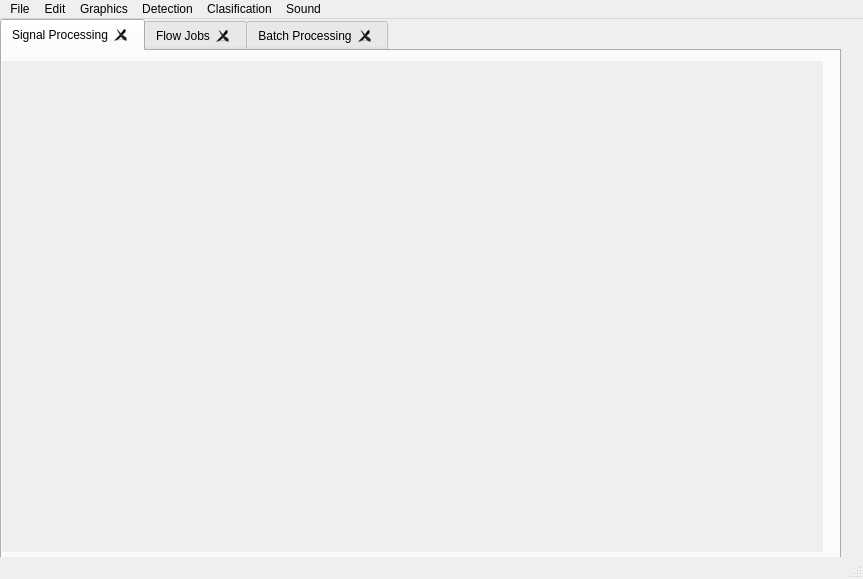
<?xml version="1.0" encoding="UTF-8"?>
<ui version="4.0">
 <class>MainWindow</class>
 <widget class="QMainWindow" name="MainWindow">
  <property name="geometry">
   <rect>
    <x>0</x>
    <y>0</y>
    <width>863</width>
    <height>579</height>
   </rect>
  </property>
  <property name="windowTitle">
   <string>Duetto</string>
  </property>
  <property name="windowOpacity">
   <double>1.000000000000000</double>
  </property>
  <property name="toolTip">
   <string/>
  </property>
  <property name="layoutDirection">
   <enum>Qt::LeftToRight</enum>
  </property>
  <widget class="QWidget" name="centralwidget">
   <widget class="QWidget" name="verticalLayoutWidget">
    <property name="geometry">
     <rect>
      <x>0</x>
      <y>0</y>
      <width>841</width>
      <height>561</height>
     </rect>
    </property>
    <layout class="QVBoxLayout" name="verticalLayout">
     <property name="sizeConstraint">
      <enum>QLayout::SetMaximumSize</enum>
     </property>
     <item>
      <widget class="QTabWidget" name="tabWidget">
       <property name="sizePolicy">
        <sizepolicy hsizetype="Expanding" vsizetype="Expanding">
         <horstretch>0</horstretch>
         <verstretch>0</verstretch>
        </sizepolicy>
       </property>
       <property name="acceptDrops">
        <bool>true</bool>
       </property>
       <property name="autoFillBackground">
        <bool>true</bool>
       </property>
       <property name="tabPosition">
        <enum>QTabWidget::North</enum>
       </property>
       <property name="tabShape">
        <enum>QTabWidget::Rounded</enum>
       </property>
       <property name="currentIndex">
        <number>0</number>
       </property>
       <property name="iconSize">
        <size>
         <width>20</width>
         <height>20</height>
        </size>
       </property>
       <property name="elideMode">
        <enum>Qt::ElideLeft</enum>
       </property>
       <property name="usesScrollButtons">
        <bool>false</bool>
       </property>
       <property name="tabsClosable">
        <bool>true</bool>
       </property>
       <property name="movable">
        <bool>true</bool>
       </property>
       <widget class="QWidget" name="tab">
        <attribute name="icon">
         <iconset>
          <normalon>:/UI Files/resources/SignalProcessing.ico</normalon>
         </iconset>
        </attribute>
        <attribute name="title">
         <string>Signal Processing</string>
        </attribute>
        <widget class="QSignalVisualizerWidget" name="signalVisualizer" native="true">
         <property name="geometry">
          <rect>
           <x>0</x>
           <y>10</y>
           <width>821</width>
           <height>491</height>
          </rect>
         </property>
         <property name="sizePolicy">
          <sizepolicy hsizetype="Expanding" vsizetype="Expanding">
           <horstretch>0</horstretch>
           <verstretch>0</verstretch>
          </sizepolicy>
         </property>
         <property name="sizeIncrement">
          <size>
           <width>2</width>
           <height>2</height>
          </size>
         </property>
         <property name="contextMenuPolicy">
          <enum>Qt::ActionsContextMenu</enum>
         </property>
         <property name="acceptDrops">
          <bool>true</bool>
         </property>
         <property name="layoutDirection">
          <enum>Qt::LeftToRight</enum>
         </property>
         <property name="autoFillBackground">
          <bool>true</bool>
         </property>
        </widget>
       </widget>
       <widget class="QWidget" name="tab_2">
        <attribute name="icon">
         <iconset>
          <normalon>:/UI Files/resources/flow.ico</normalon>
         </iconset>
        </attribute>
        <attribute name="title">
         <string>Flow Jobs</string>
        </attribute>
       </widget>
       <widget class="QWidget" name="tab_3">
        <attribute name="icon">
         <iconset>
          <normalon>:/UI Files/resources/batch.ico</normalon>
         </iconset>
        </attribute>
        <attribute name="title">
         <string>Batch Processing</string>
        </attribute>
        <widget class="QGroupBox" name="groupBoxBatchProcess">
         <property name="geometry">
          <rect>
           <x>0</x>
           <y>0</y>
           <width>611</width>
           <height>451</height>
          </rect>
         </property>
         <property name="sizePolicy">
          <sizepolicy hsizetype="Expanding" vsizetype="Expanding">
           <horstretch>0</horstretch>
           <verstretch>0</verstretch>
          </sizepolicy>
         </property>
         <property name="title">
          <string/>
         </property>
         <widget class="QProgressBar" name="progressBar">
          <property name="geometry">
           <rect>
            <x>30</x>
            <y>420</y>
            <width>541</width>
            <height>23</height>
           </rect>
          </property>
          <property name="sizePolicy">
           <sizepolicy hsizetype="Expanding" vsizetype="Expanding">
            <horstretch>0</horstretch>
            <verstretch>0</verstretch>
           </sizepolicy>
          </property>
          <property name="value">
           <number>24</number>
          </property>
         </widget>
         <widget class="QLineEdit" name="lineEdit">
          <property name="geometry">
           <rect>
            <x>30</x>
            <y>50</y>
            <width>421</width>
            <height>31</height>
           </rect>
          </property>
          <property name="sizePolicy">
           <sizepolicy hsizetype="Expanding" vsizetype="Expanding">
            <horstretch>0</horstretch>
            <verstretch>0</verstretch>
           </sizepolicy>
          </property>
         </widget>
         <widget class="QLabel" name="label">
          <property name="geometry">
           <rect>
            <x>30</x>
            <y>20</y>
            <width>191</width>
            <height>16</height>
           </rect>
          </property>
          <property name="sizePolicy">
           <sizepolicy hsizetype="Expanding" vsizetype="Expanding">
            <horstretch>0</horstretch>
            <verstretch>0</verstretch>
           </sizepolicy>
          </property>
          <property name="font">
           <font>
            <family>Arial Unicode MS</family>
            <pointsize>10</pointsize>
           </font>
          </property>
          <property name="text">
           <string>Select the Path of the files</string>
          </property>
         </widget>
         <widget class="QPushButton" name="pushButton">
          <property name="geometry">
           <rect>
            <x>460</x>
            <y>50</y>
            <width>71</width>
            <height>31</height>
           </rect>
          </property>
          <property name="sizePolicy">
           <sizepolicy hsizetype="Expanding" vsizetype="Expanding">
            <horstretch>0</horstretch>
            <verstretch>0</verstretch>
           </sizepolicy>
          </property>
          <property name="text">
           <string>Process</string>
          </property>
         </widget>
         <widget class="QTextEdit" name="textEdit">
          <property name="geometry">
           <rect>
            <x>20</x>
            <y>100</y>
            <width>531</width>
            <height>301</height>
           </rect>
          </property>
          <property name="sizePolicy">
           <sizepolicy hsizetype="Expanding" vsizetype="Expanding">
            <horstretch>0</horstretch>
            <verstretch>0</verstretch>
           </sizepolicy>
          </property>
         </widget>
         <widget class="QScrollBar" name="verticalScrollBar">
          <property name="geometry">
           <rect>
            <x>550</x>
            <y>100</y>
            <width>16</width>
            <height>301</height>
           </rect>
          </property>
          <property name="orientation">
           <enum>Qt::Vertical</enum>
          </property>
         </widget>
        </widget>
       </widget>
      </widget>
     </item>
    </layout>
   </widget>
  </widget>
  <widget class="QMenuBar" name="menubar">
   <property name="geometry">
    <rect>
     <x>0</x>
     <y>0</y>
     <width>863</width>
     <height>22</height>
    </rect>
   </property>
   <widget class="QMenu" name="menuArchivo">
    <property name="windowOpacity">
     <double>1.000000000000000</double>
    </property>
    <property name="title">
     <string>File</string>
    </property>
    <addaction name="actionAbrir"/>
    <addaction name="separator"/>
    <addaction name="actionSave"/>
    <addaction name="actionSave_As"/>
    <addaction name="separator"/>
    <addaction name="actionClose"/>
    <addaction name="separator"/>
    <addaction name="actionExit"/>
    <addaction name="separator"/>
   </widget>
   <widget class="QMenu" name="menuEdicion">
    <property name="title">
     <string>Edit</string>
    </property>
    <addaction name="actionCortar"/>
    <addaction name="actionCopiar"/>
    <addaction name="actionPegar"/>
    <addaction name="separator"/>
    <addaction name="actionReverse"/>
    <addaction name="actionFilter"/>
    <addaction name="actionInsert_Silence"/>
    <addaction name="actionClear_Silence"/>
    <addaction name="separator"/>
    <addaction name="actionNormalize"/>
    <addaction name="actionScale"/>
   </widget>
   <widget class="QMenu" name="menuGraficar">
    <property name="title">
     <string>Graphics</string>
    </property>
    <addaction name="actionOpciones"/>
    <addaction name="actionRefresh_Signal"/>
    <addaction name="separator"/>
    <addaction name="actionZoom_IN"/>
    <addaction name="actionZoom_Out"/>
    <addaction name="actionZoom_None"/>
    <addaction name="separator"/>
   </widget>
   <widget class="QMenu" name="menuInferencia">
    <property name="title">
     <string>Detection</string>
    </property>
    <widget class="QMenu" name="menuSegment">
     <property name="title">
      <string>Segment</string>
     </property>
     <addaction name="actionUniform"/>
     <addaction name="actionPseudoUniform"/>
     <addaction name="actionNoiseDetection"/>
    </widget>
    <widget class="QMenu" name="menuElements">
     <property name="title">
      <string>Elements</string>
     </property>
     <addaction name="actionSimpleDetection"/>
     <addaction name="actionMinIntervalDetection"/>
     <addaction name="actionMergedIntervalsDetection"/>
    </widget>
    <addaction name="menuElements"/>
    <addaction name="menuSegment"/>
    <addaction name="actionPeaks"/>
    <addaction name="actionRms"/>
    <addaction name="actionMean"/>
   </widget>
   <widget class="QMenu" name="menuSound">
    <property name="title">
     <string>Clasification</string>
    </property>
    <addaction name="actionANN"/>
    <addaction name="actionHMM"/>
    <addaction name="actionDT"/>
    <addaction name="actionBayesian"/>
    <addaction name="actionMaxLikehood"/>
   </widget>
   <widget class="QMenu" name="menuSound_2">
    <property name="title">
     <string>Sound</string>
    </property>
    <addaction name="actionPlay"/>
    <addaction name="actionPause"/>
    <addaction name="actionStop"/>
    <addaction name="actionRecord"/>
   </widget>
   <addaction name="menuArchivo"/>
   <addaction name="menuEdicion"/>
   <addaction name="menuGraficar"/>
   <addaction name="menuInferencia"/>
   <addaction name="menuSound"/>
   <addaction name="menuSound_2"/>
  </widget>
  <widget class="QStatusBar" name="statusbar"/>
  <action name="actionAbrir">
   <property name="icon">
    <iconset>
     <normalon>:/UI Files/resources/fileopen.ico</normalon>
    </iconset>
   </property>
   <property name="text">
    <string>Open</string>
   </property>
   <property name="toolTip">
    <string>Open an audio file</string>
   </property>
   <property name="shortcut">
    <string>Ctrl+N</string>
   </property>
  </action>
  <action name="actionCortar">
   <property name="icon">
    <iconset>
     <normalon>:/UI Files/resources/cut.ico</normalon>
    </iconset>
   </property>
   <property name="text">
    <string>Cut</string>
   </property>
   <property name="toolTip">
    <string>Cut the selected piece</string>
   </property>
   <property name="shortcut">
    <string>Ctrl+X</string>
   </property>
  </action>
  <action name="actionCopiar">
   <property name="icon">
    <iconset>
     <normalon>:/UI Files/resources/copy.ico</normalon>
    </iconset>
   </property>
   <property name="text">
    <string>Copy</string>
   </property>
   <property name="shortcut">
    <string>Ctrl+C</string>
   </property>
  </action>
  <action name="actionPegar">
   <property name="icon">
    <iconset>
     <normalon>:/UI Files/resources/paste.ico</normalon>
    </iconset>
   </property>
   <property name="text">
    <string>Paste</string>
   </property>
   <property name="shortcut">
    <string>Ctrl+V</string>
   </property>
  </action>
  <action name="actionOpciones">
   <property name="icon">
    <iconset>
     <normalon>:/UI Files/resources/options.ico</normalon>
    </iconset>
   </property>
   <property name="text">
    <string>Options</string>
   </property>
  </action>
  <action name="actionSave">
   <property name="icon">
    <iconset>
     <normalon>:/UI Files/resources/save</normalon>
    </iconset>
   </property>
   <property name="text">
    <string>Save</string>
   </property>
   <property name="toolTip">
    <string>Saves the work</string>
   </property>
   <property name="shortcut">
    <string>Ctrl+G</string>
   </property>
   <property name="shortcutContext">
    <enum>Qt::WidgetShortcut</enum>
   </property>
  </action>
  <action name="actionExit">
   <property name="icon">
    <iconset>
     <normalon>:/UI Files/resources/exit.ico</normalon>
    </iconset>
   </property>
   <property name="text">
    <string>Exit</string>
   </property>
   <property name="toolTip">
    <string>Exit the program</string>
   </property>
   <property name="shortcut">
    <string>Esc</string>
   </property>
  </action>
  <action name="actionRefresh_Signal">
   <property name="icon">
    <iconset>
     <normalon>:/UI Files/resources/refresh.ico</normalon>
    </iconset>
   </property>
   <property name="text">
    <string>Refresh Signal</string>
   </property>
   <property name="shortcut">
    <string>Ctrl+R</string>
   </property>
  </action>
  <action name="actionZoom_IN">
   <property name="icon">
    <iconset>
     <normalon>:/UI Files/resources/zoomIn.ico</normalon>
    </iconset>
   </property>
   <property name="text">
    <string>Zoom In</string>
   </property>
   <property name="shortcut">
    <string>+</string>
   </property>
  </action>
  <action name="actionZoom_Out">
   <property name="icon">
    <iconset>
     <normalon>:/UI Files/resources/zoomOut.ico</normalon>
    </iconset>
   </property>
   <property name="text">
    <string>Zoom Out</string>
   </property>
   <property name="shortcut">
    <string>-</string>
   </property>
  </action>
  <action name="actionReverse">
   <property name="icon">
    <iconset>
     <normalon>:/UI Files/resources/reverse.ico</normalon>
    </iconset>
   </property>
   <property name="text">
    <string>Reverse</string>
   </property>
  </action>
  <action name="actionFilter">
   <property name="icon">
    <iconset>
     <normalon>:/UI Files/resources/filter.ico</normalon>
    </iconset>
   </property>
   <property name="text">
    <string>Filter</string>
   </property>
  </action>
  <action name="actionClear_Silence">
   <property name="text">
    <string>Clear/Silence</string>
   </property>
  </action>
  <action name="actionNormalize">
   <property name="text">
    <string>Normalize</string>
   </property>
  </action>
  <action name="actionPlay">
   <property name="icon">
    <iconset>
     <normalon>:/UI Files/resources/play.ico</normalon>
    </iconset>
   </property>
   <property name="text">
    <string>Play</string>
   </property>
  </action>
  <action name="actionRms">
   <property name="text">
    <string>RMS</string>
   </property>
  </action>
  <action name="actionEnvelope">
   <property name="text">
    <string>Envelope</string>
   </property>
  </action>
  <action name="actionMean">
   <property name="text">
    <string>Mean</string>
   </property>
  </action>
  <action name="actionUniform">
   <property name="text">
    <string>Uniform</string>
   </property>
  </action>
  <action name="actionPseudoUniform">
   <property name="text">
    <string>PseudoUniform</string>
   </property>
  </action>
  <action name="actionNoiseDetection">
   <property name="text">
    <string>Parametrized</string>
   </property>
  </action>
  <action name="actionPeaks">
   <property name="text">
    <string>Peaks</string>
   </property>
  </action>
  <action name="actionSave_As">
   <property name="text">
    <string>Save As</string>
   </property>
   <property name="shortcut">
    <string>Ctrl+A</string>
   </property>
  </action>
  <action name="actionClose">
   <property name="text">
    <string>Close</string>
   </property>
  </action>
  <action name="actionInsert_Silence">
   <property name="text">
    <string>Insert Silence</string>
   </property>
  </action>
  <action name="actionZoom_None">
   <property name="icon">
    <iconset>
     <normalon>:/UI Files/resources/zoomNone.ico</normalon>
    </iconset>
   </property>
   <property name="text">
    <string>Zoom None</string>
   </property>
  </action>
  <action name="actionPause">
   <property name="icon">
    <iconset>
     <normalon>:/UI Files/resources/pause.ico</normalon>
    </iconset>
   </property>
   <property name="text">
    <string>Pause</string>
   </property>
  </action>
  <action name="actionStop">
   <property name="icon">
    <iconset>
     <normalon>:/UI Files/resources/stop.ico</normalon>
    </iconset>
   </property>
   <property name="text">
    <string>Stop</string>
   </property>
  </action>
  <action name="actionScale">
   <property name="text">
    <string>Scale</string>
   </property>
  </action>
  <action name="actionDeselect">
   <property name="icon">
    <iconset>
     <normalon>:/UI Files/resources/deselect.ico</normalon>
    </iconset>
   </property>
   <property name="text">
    <string>Deselect</string>
   </property>
   <property name="shortcut">
    <string>Ctrl+D</string>
   </property>
  </action>
  <action name="actionChangePlayStatus">
   <property name="text">
    <string>ChangePlayStatus</string>
   </property>
   <property name="shortcut">
    <string>Space</string>
   </property>
  </action>
  <action name="actionRecord">
   <property name="text">
    <string>Record</string>
   </property>
  </action>
  <action name="actionANN">
   <property name="text">
    <string>ANN</string>
   </property>
  </action>
  <action name="actionHMM">
   <property name="text">
    <string>HMM</string>
   </property>
  </action>
  <action name="actionDT">
   <property name="text">
    <string>DT</string>
   </property>
  </action>
  <action name="actionBayesian">
   <property name="text">
    <string>Bayesian</string>
   </property>
  </action>
  <action name="actionMaxLikehood">
   <property name="text">
    <string>MaxLikehood</string>
   </property>
  </action>
  <action name="actionSimpleDetection">
   <property name="text">
    <string>SimpleDetection</string>
   </property>
  </action>
  <action name="actionMinIntervalDetection">
   <property name="text">
    <string>MinIntervalDetection</string>
   </property>
  </action>
  <action name="actionMergedIntervalsDetection">
   <property name="text">
    <string>MergedIntervalsDetection</string>
   </property>
  </action>
 </widget>
 <customwidgets>
  <customwidget>
   <class>QSignalVisualizerWidget</class>
   <extends>QWidget</extends>
   <header>QSignalVisualizerWidget</header>
   <container>1</container>
  </customwidget>
 </customwidgets>
 <resources>
  <include location="resources/resources.qrc"/>
 </resources>
 <connections>
  <connection>
   <sender>actionExit</sender>
   <signal>triggered()</signal>
   <receiver>MainWindow</receiver>
   <slot>close()</slot>
   <hints>
    <hint type="sourcelabel">
     <x>-1</x>
     <y>-1</y>
    </hint>
    <hint type="destinationlabel">
     <x>382</x>
     <y>297</y>
    </hint>
   </hints>
  </connection>
  <connection>
   <sender>actionAbrir</sender>
   <signal>triggered()</signal>
   <receiver>MainWindow</receiver>
   <slot>openEvent()</slot>
   <hints>
    <hint type="sourcelabel">
     <x>-1</x>
     <y>-1</y>
    </hint>
    <hint type="destinationlabel">
     <x>102</x>
     <y>0</y>
    </hint>
   </hints>
  </connection>
  <connection>
   <sender>actionSave</sender>
   <signal>triggered()</signal>
   <receiver>MainWindow</receiver>
   <slot>saveEvent()</slot>
   <hints>
    <hint type="sourcelabel">
     <x>-1</x>
     <y>-1</y>
    </hint>
    <hint type="destinationlabel">
     <x>330</x>
     <y>297</y>
    </hint>
   </hints>
  </connection>
  <connection>
   <sender>actionCortar</sender>
   <signal>triggered()</signal>
   <receiver>MainWindow</receiver>
   <slot>cut()</slot>
   <hints>
    <hint type="sourcelabel">
     <x>-1</x>
     <y>-1</y>
    </hint>
    <hint type="destinationlabel">
     <x>330</x>
     <y>297</y>
    </hint>
   </hints>
  </connection>
  <connection>
   <sender>actionCopiar</sender>
   <signal>triggered()</signal>
   <receiver>MainWindow</receiver>
   <slot>copy()</slot>
   <hints>
    <hint type="sourcelabel">
     <x>-1</x>
     <y>-1</y>
    </hint>
    <hint type="destinationlabel">
     <x>330</x>
     <y>297</y>
    </hint>
   </hints>
  </connection>
  <connection>
   <sender>actionPegar</sender>
   <signal>triggered()</signal>
   <receiver>MainWindow</receiver>
   <slot>paste()</slot>
   <hints>
    <hint type="sourcelabel">
     <x>-1</x>
     <y>-1</y>
    </hint>
    <hint type="destinationlabel">
     <x>330</x>
     <y>297</y>
    </hint>
   </hints>
  </connection>
  <connection>
   <sender>actionOpciones</sender>
   <signal>triggered()</signal>
   <receiver>MainWindow</receiver>
   <slot>options()</slot>
   <hints>
    <hint type="sourcelabel">
     <x>-1</x>
     <y>-1</y>
    </hint>
    <hint type="destinationlabel">
     <x>334</x>
     <y>309</y>
    </hint>
   </hints>
  </connection>
  <connection>
   <sender>actionRefresh_Signal</sender>
   <signal>triggered()</signal>
   <receiver>MainWindow</receiver>
   <slot>refreshSignal()</slot>
   <hints>
    <hint type="sourcelabel">
     <x>-1</x>
     <y>-1</y>
    </hint>
    <hint type="destinationlabel">
     <x>334</x>
     <y>309</y>
    </hint>
   </hints>
  </connection>
  <connection>
   <sender>actionZoom_IN</sender>
   <signal>triggered()</signal>
   <receiver>MainWindow</receiver>
   <slot>zoomIn()</slot>
   <hints>
    <hint type="sourcelabel">
     <x>-1</x>
     <y>-1</y>
    </hint>
    <hint type="destinationlabel">
     <x>371</x>
     <y>309</y>
    </hint>
   </hints>
  </connection>
  <connection>
   <sender>actionZoom_Out</sender>
   <signal>triggered()</signal>
   <receiver>MainWindow</receiver>
   <slot>zoomOut()</slot>
   <hints>
    <hint type="sourcelabel">
     <x>-1</x>
     <y>-1</y>
    </hint>
    <hint type="destinationlabel">
     <x>371</x>
     <y>309</y>
    </hint>
   </hints>
  </connection>
  <connection>
   <sender>actionReverse</sender>
   <signal>triggered()</signal>
   <receiver>MainWindow</receiver>
   <slot>reverse()</slot>
   <hints>
    <hint type="sourcelabel">
     <x>-1</x>
     <y>-1</y>
    </hint>
    <hint type="destinationlabel">
     <x>297</x>
     <y>177</y>
    </hint>
   </hints>
  </connection>
  <connection>
   <sender>actionClear_Silence</sender>
   <signal>triggered()</signal>
   <receiver>MainWindow</receiver>
   <slot>silence()</slot>
   <hints>
    <hint type="sourcelabel">
     <x>-1</x>
     <y>-1</y>
    </hint>
    <hint type="destinationlabel">
     <x>297</x>
     <y>177</y>
    </hint>
   </hints>
  </connection>
  <connection>
   <sender>actionNormalize</sender>
   <signal>triggered()</signal>
   <receiver>MainWindow</receiver>
   <slot>normalize()</slot>
   <hints>
    <hint type="sourcelabel">
     <x>-1</x>
     <y>-1</y>
    </hint>
    <hint type="destinationlabel">
     <x>297</x>
     <y>253</y>
    </hint>
   </hints>
  </connection>
  <connection>
   <sender>actionFilter</sender>
   <signal>triggered()</signal>
   <receiver>MainWindow</receiver>
   <slot>filter()</slot>
   <hints>
    <hint type="sourcelabel">
     <x>-1</x>
     <y>-1</y>
    </hint>
    <hint type="destinationlabel">
     <x>297</x>
     <y>253</y>
    </hint>
   </hints>
  </connection>
  <connection>
   <sender>actionPlay</sender>
   <signal>triggered()</signal>
   <receiver>MainWindow</receiver>
   <slot>play()</slot>
   <hints>
    <hint type="sourcelabel">
     <x>-1</x>
     <y>-1</y>
    </hint>
    <hint type="destinationlabel">
     <x>297</x>
     <y>253</y>
    </hint>
   </hints>
  </connection>
  <connection>
   <sender>actionRms</sender>
   <signal>triggered()</signal>
   <receiver>MainWindow</receiver>
   <slot>rms()</slot>
   <hints>
    <hint type="sourcelabel">
     <x>-1</x>
     <y>-1</y>
    </hint>
    <hint type="destinationlabel">
     <x>297</x>
     <y>253</y>
    </hint>
   </hints>
  </connection>
  <connection>
   <sender>actionEnvelope</sender>
   <signal>triggered()</signal>
   <receiver>MainWindow</receiver>
   <slot>envelope()</slot>
   <hints>
    <hint type="sourcelabel">
     <x>-1</x>
     <y>-1</y>
    </hint>
    <hint type="destinationlabel">
     <x>297</x>
     <y>253</y>
    </hint>
   </hints>
  </connection>
  <connection>
   <sender>actionPeaks</sender>
   <signal>triggered()</signal>
   <receiver>MainWindow</receiver>
   <slot>peaks()</slot>
   <hints>
    <hint type="sourcelabel">
     <x>-1</x>
     <y>-1</y>
    </hint>
    <hint type="destinationlabel">
     <x>297</x>
     <y>253</y>
    </hint>
   </hints>
  </connection>
  <connection>
   <sender>actionMean</sender>
   <signal>triggered()</signal>
   <receiver>MainWindow</receiver>
   <slot>mean()</slot>
   <hints>
    <hint type="sourcelabel">
     <x>-1</x>
     <y>-1</y>
    </hint>
    <hint type="destinationlabel">
     <x>297</x>
     <y>254</y>
    </hint>
   </hints>
  </connection>
  <connection>
   <sender>actionUniform</sender>
   <signal>triggered()</signal>
   <receiver>MainWindow</receiver>
   <slot>uniformSegmenter()</slot>
   <hints>
    <hint type="sourcelabel">
     <x>-1</x>
     <y>-1</y>
    </hint>
    <hint type="destinationlabel">
     <x>297</x>
     <y>254</y>
    </hint>
   </hints>
  </connection>
  <connection>
   <sender>actionPseudoUniform</sender>
   <signal>triggered()</signal>
   <receiver>MainWindow</receiver>
   <slot>pseudoUniformSegmenter()</slot>
   <hints>
    <hint type="sourcelabel">
     <x>-1</x>
     <y>-1</y>
    </hint>
    <hint type="destinationlabel">
     <x>297</x>
     <y>254</y>
    </hint>
   </hints>
  </connection>
  <connection>
   <sender>actionInsert_Silence</sender>
   <signal>triggered()</signal>
   <receiver>MainWindow</receiver>
   <slot>insertSilence()</slot>
   <hints>
    <hint type="sourcelabel">
     <x>-1</x>
     <y>-1</y>
    </hint>
    <hint type="destinationlabel">
     <x>162</x>
     <y>0</y>
    </hint>
   </hints>
  </connection>
  <connection>
   <sender>actionZoom_None</sender>
   <signal>triggered()</signal>
   <receiver>MainWindow</receiver>
   <slot>zoomNone()</slot>
   <hints>
    <hint type="sourcelabel">
     <x>-1</x>
     <y>-1</y>
    </hint>
    <hint type="destinationlabel">
     <x>368</x>
     <y>271</y>
    </hint>
   </hints>
  </connection>
  <connection>
   <sender>actionPause</sender>
   <signal>triggered()</signal>
   <receiver>MainWindow</receiver>
   <slot>pause()</slot>
   <hints>
    <hint type="sourcelabel">
     <x>-1</x>
     <y>-1</y>
    </hint>
    <hint type="destinationlabel">
     <x>368</x>
     <y>271</y>
    </hint>
   </hints>
  </connection>
  <connection>
   <sender>actionStop</sender>
   <signal>triggered()</signal>
   <receiver>MainWindow</receiver>
   <slot>stop()</slot>
   <hints>
    <hint type="sourcelabel">
     <x>-1</x>
     <y>-1</y>
    </hint>
    <hint type="destinationlabel">
     <x>368</x>
     <y>271</y>
    </hint>
   </hints>
  </connection>
  <connection>
   <sender>actionScale</sender>
   <signal>triggered()</signal>
   <receiver>MainWindow</receiver>
   <slot>scale()</slot>
   <hints>
    <hint type="sourcelabel">
     <x>-1</x>
     <y>-1</y>
    </hint>
    <hint type="destinationlabel">
     <x>173</x>
     <y>0</y>
    </hint>
   </hints>
  </connection>
  <connection>
   <sender>actionChangePlayStatus</sender>
   <signal>triggered()</signal>
   <receiver>MainWindow</receiver>
   <slot>switchPlayStatus()</slot>
   <hints>
    <hint type="sourcelabel">
     <x>-1</x>
     <y>-1</y>
    </hint>
    <hint type="destinationlabel">
     <x>418</x>
     <y>289</y>
    </hint>
   </hints>
  </connection>
  <connection>
   <sender>actionSimpleDetection</sender>
   <signal>triggered()</signal>
   <receiver>MainWindow</receiver>
   <slot>simpleElementsDetection()</slot>
   <hints>
    <hint type="sourcelabel">
     <x>213</x>
     <y>9</y>
    </hint>
    <hint type="destinationlabel">
     <x>280</x>
     <y>0</y>
    </hint>
   </hints>
  </connection>
  <connection>
   <sender>actionMinIntervalDetection</sender>
   <signal>triggered()</signal>
   <receiver>MainWindow</receiver>
   <slot>minIntervalElementsDetection()</slot>
   <hints>
    <hint type="sourcelabel">
     <x>182</x>
     <y>16</y>
    </hint>
    <hint type="destinationlabel">
     <x>253</x>
     <y>0</y>
    </hint>
   </hints>
  </connection>
  <connection>
   <sender>actionMergedIntervalsDetection</sender>
   <signal>triggered()</signal>
   <receiver>MainWindow</receiver>
   <slot>mergedIntervalsElementsDetection()</slot>
   <hints>
    <hint type="sourcelabel">
     <x>146</x>
     <y>12</y>
    </hint>
    <hint type="destinationlabel">
     <x>170</x>
     <y>0</y>
    </hint>
   </hints>
  </connection>
  <connection>
   <sender>actionRecord</sender>
   <signal>triggered()</signal>
   <receiver>MainWindow</receiver>
   <slot>record()</slot>
   <hints>
    <hint type="sourcelabel">
     <x>-1</x>
     <y>-1</y>
    </hint>
    <hint type="destinationlabel">
     <x>431</x>
     <y>289</y>
    </hint>
   </hints>
  </connection>
 </connections>
 <slots>
  <slot>openEvent()</slot>
  <slot>saveEvent()</slot>
  <slot>cut()</slot>
  <slot>copy()</slot>
  <slot>paste()</slot>
  <slot>options()</slot>
  <slot>refreshSignal()</slot>
  <slot>zoomIn()</slot>
  <slot>zoomOut()</slot>
  <slot>play()</slot>
  <slot>reverse()</slot>
  <slot>silence()</slot>
  <slot>normalize()</slot>
  <slot>filter()</slot>
  <slot>segment()</slot>
  <slot>peaks()</slot>
  <slot>rms()</slot>
  <slot>mean()</slot>
  <slot>envelope()</slot>
  <slot>uniformSegmenter()</slot>
  <slot>pseudoUniformSegmenter()</slot>
  <slot>insertSilence()</slot>
  <slot>zoomNone()</slot>
  <slot>stop()</slot>
  <slot>pause()</slot>
  <slot>scale()</slot>
  <slot>switchPlayStatus()</slot>
  <slot>simpleElementsDetection()</slot>
  <slot>minIntervalElementsDetection()</slot>
  <slot>mergedIntervalsElementsDetection()</slot>
  <slot>record()</slot>
 </slots>
</ui>
